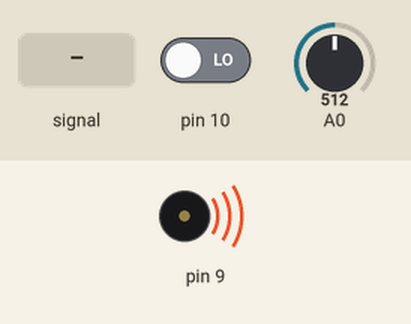
Recording of a sketch running on a simulated Arduino Uno, built with avr-gcc and run on an emulated ATmega328P. Parts: buzzer (waves = sounding). Inputs (shaded band) come from the test bench; at power-on: pin 10 LOW, A0 = 512. EEPROM starts erased.

Above: at 0.01 s.
At 1.2 s:
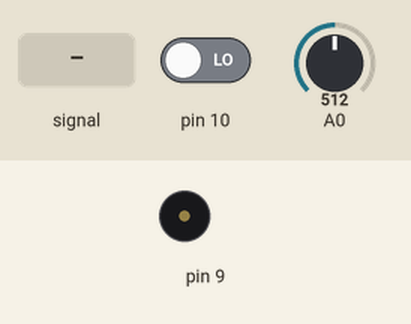
1.3 s: A0 fed a 200 Hz sine of ±81 counts around its level
At 2.2 s:
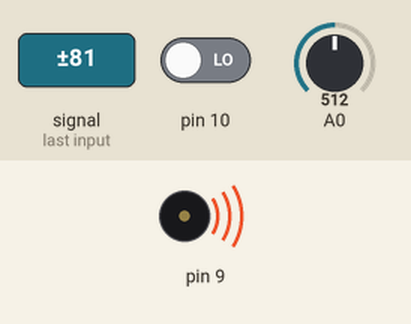
Timing chart, 0 to 56.8 s (numbered marks = the images above; inputs shaded):
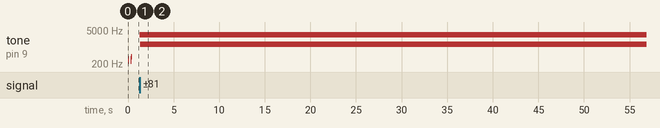

Measured:
- after the input at 1.3 s, tone on pin 9: alternates 3136 Hz for 0.02 s and 1319 Hz for 0.02 s, starting at once
- by itself, tone on pin 9: plays 262 Hz for 0.02 s, 294 Hz for 0.02 s, 330 Hz for 0.02 s, 262 Hz for 0.02 s, 330 Hz for 0.02 s, 392 Hz for 0.02 s

The sketch:

Product_IR_Switch.ino
```cpp
#include <SimpleKalmanFilter.h>
#include <EEPROM.h>

int distance_limit = 0;
void setup() {
  distance_limit = EEPROM.read(10)*2;
}

#define NOTE_C4  262
#define NOTE_D4  294
#define NOTE_E4  330
#define NOTE_G4  392
#define NOTE_E6  1319
#define NOTE_G7  3136

float value = 0;
float e_mea = 1; //측정값 달라지는 양
float e_est = 1; //kalman필터가 값을 조정함으로 e_mea와 동일값 입력
float q = 0.005; // 0.001 ~ 1 : 측정이 얼마나 빨리 움직이는지 (권장: 0.01) 필요에 따라 조정
SimpleKalmanFilter kf = SimpleKalmanFilter(e_mea, e_est, q);


bool beep_mode = false;
bool button_pushed = false;
bool distance_saved = false;
bool isIn = false;
int noteDuration = 20;

// 20cm ~ 150cm
// 2.5V ~ 0.5V
// 20 ~ 500 analog value
int button_hold_counter = 0;

void loop() {
  value = analogRead(A0);
  float estimated_x = kf.updateEstimate(value);
  //Serial.println(estimated_x);
  //delay(10);
  if(beep_mode){
    if(estimated_x > distance_limit + 10){
      if(!isIn){
        beep_note(NOTE_G7);
        isIn = true;
      }
    }else{
      if(isIn){
        beep_note(NOTE_E6);
        isIn = false;
      }
    }
  }

  bool digital_signal = digitalRead(10);
  if(digital_signal == HIGH){
    //tone(9, NOTE_C4, 4);
    digitalWrite(9,HIGH);
    button_pushed = false;
    distance_saved = false;
    button_hold_counter = 0;
  }else{
    if(button_pushed == false){
      button_pushed = true;
      change_mode();
    }else{
      button_hold_counter++;
      if(button_hold_counter > 1000){
        //10초이상 홀드시
        if(!distance_saved){
          set_new_distance(estimated_x);
          distance_saved = true;
        }
      }
    }
  }
}

void set_new_distance(int distance){
  distance_limit = distance;
  EEPROM.write(10, distance/2);
  beep_note(NOTE_C4);
  beep_note(NOTE_E4);
  beep_note(NOTE_G4);
}

void change_mode(){
  if(beep_mode){
    beep_note(NOTE_E4);
    beep_note(NOTE_D4);
    beep_note(NOTE_C4);
  }else{
    beep_note(NOTE_C4);
    beep_note(NOTE_D4);
    beep_note(NOTE_E4);
  }
  beep_mode = !beep_mode;
}

void beep_note(int note){
  tone(9, note, noteDuration);
  delay(noteDuration);
  noTone(9);
  digitalWrite(9,HIGH);
}
```
